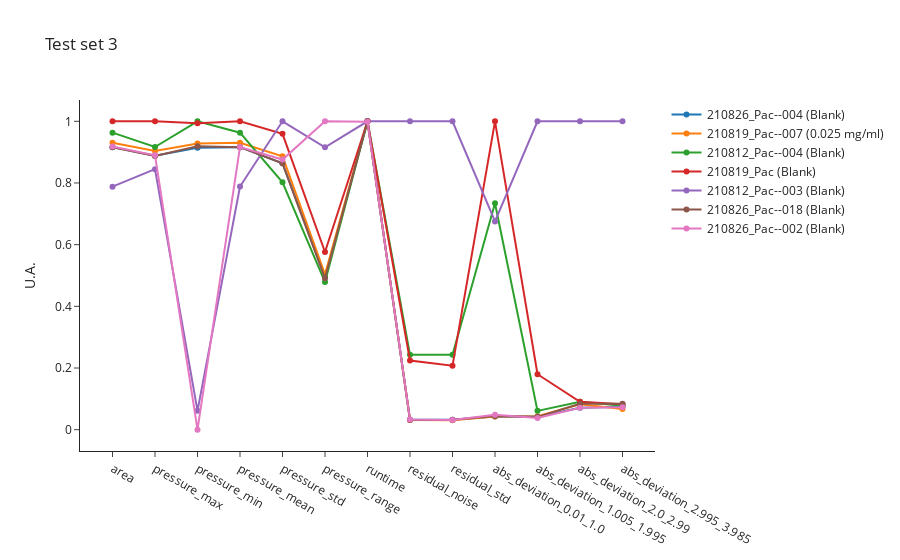
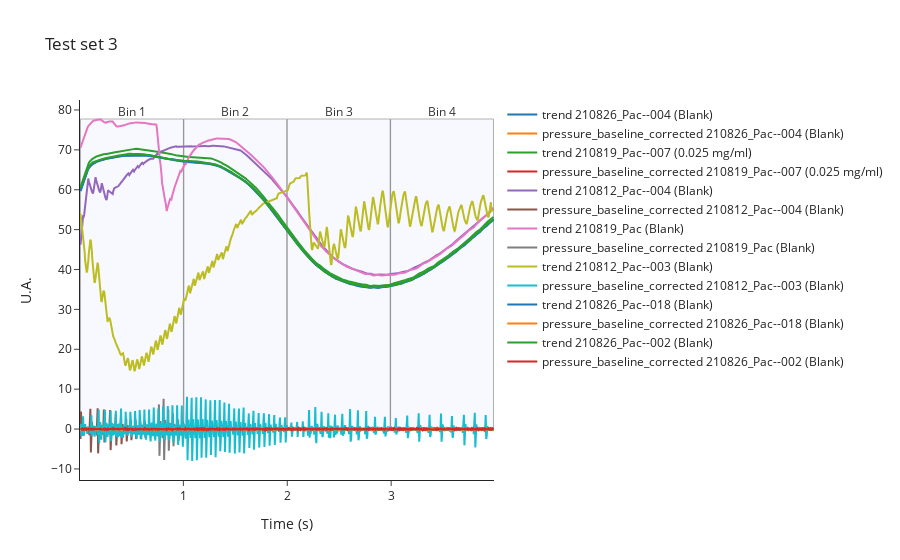
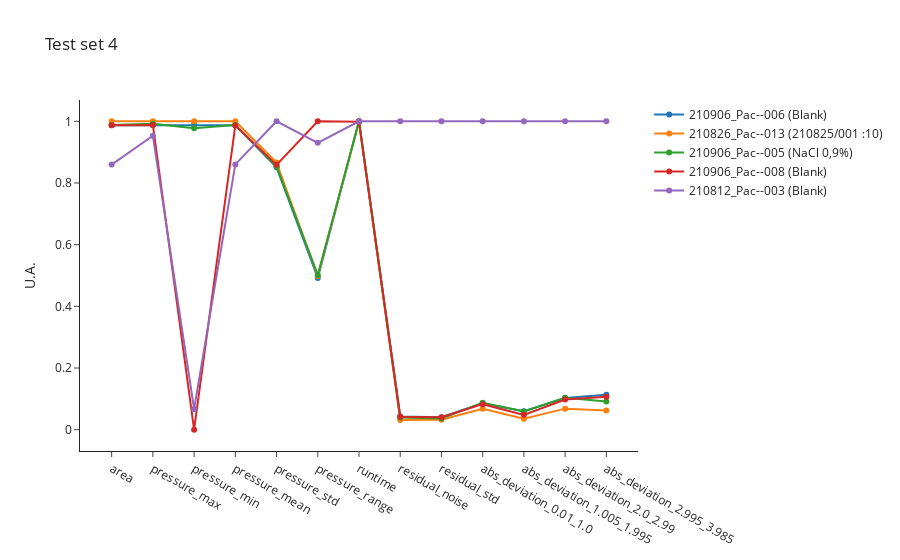
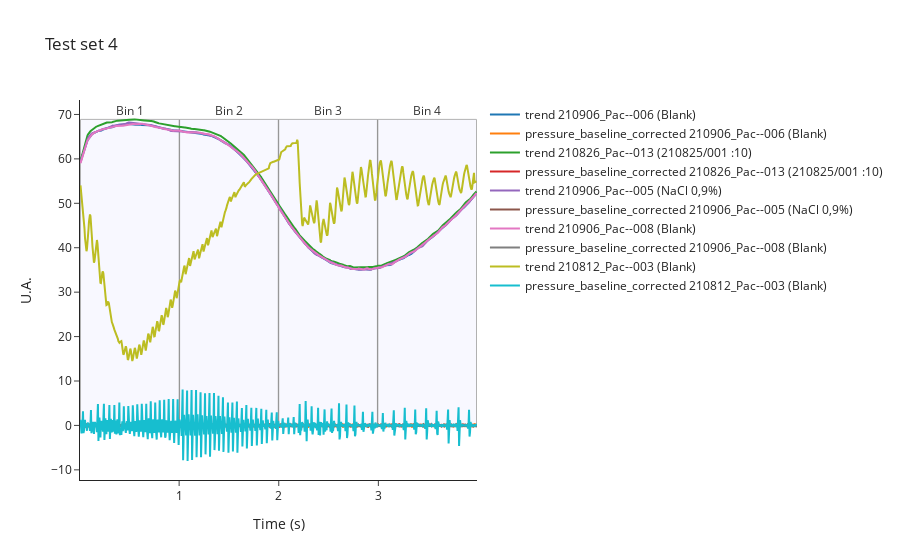

The code cell stored with these charts, in order, in its notebook:
### Code cell
import random
for i in [3, 4, 5]:
    test_indices = random.sample(test_source_indices, random.randint(5, 8))
    print("Test set ", i ,  " indices: ", test_indices)

    test_data = ana.get_features(test_indices)
    test_metadata = ana.get_metadata(test_indices)
    test_data.to_csv(f"dev/test{i}_features.csv", index=False)
    test_metadata.to_csv(f"dev/test{i}_metadata.csv", index=False)

    fig_test_curves=ana.plot_pressure_curves(indices = test_indices)
    fig_test_curves.update_layout(showlegend=False)
    fig_test_curves.write_image(f"dev/figures/fig_test{i}_curves.png", width=1000, height= 350, scale = 3)
    #fig_test_curves.update_layout(showlegend=True)
    #fig_test_curves.show()

    fig_test_features=ana.plot_features(indices = test_indices)
    fig_test_features.update_layout(showlegend=False)
    fig_test_features.write_image(f"dev/figures/fig_test{i}_features.png", width=1100, height= 350, scale = 3)
    fig_test_features.update_layout(title=f"Test set {i}", showlegend=True)
    fig_test_features.show()
    
    fig_test_features_raw = ana.plot_features_raw(indices = test_indices)
    fig_test_features_raw.update_layout(showlegend=False)
    fig_test_features_raw.write_image(f"dev/figures/fig_test{i}_features_raw.png", width=1100, height= 350, scale = 3)
    fig_test_features_raw.update_layout(title=f"Test set {i}", showlegend=True)
    fig_test_features_raw.show()

### Figure 1 — Plotly figure (JSON) as saved in the notebook; plotly's stock layout.template omitted (floating-point values rounded to 4 significant figures)
{"data": [{"hovertemplate": "<b>index: </b>152<br><b>name: </b>210826_Pac--004<br><b>path: </b>C:/Users/Sandeep/Desktop/ExtractedSignals\\210826_Pac 2021-08-26 16-15-14\\210826_Pac--004.D<br><b>batch: </b>210826_Pac 2021-08-26 16-15-14<br><b>batch_position: </b>4<br><b>idle_time: </b>39.0<br><b>sample: </b>Blank<br><b>method: </b>SAA_411_Pac.M<br><b>timestamp: </b>2021-08-26 16:29:33<br><b>detector: </b>G7110B<br><b>pump: </b>G7110B<br><b>start_time: </b>2021-08-26 16:30:06<br><b>end_time: </b>2021-08-26 16:34:07<br><b>runtime: </b>239.7000000000036<br><b>x: </b>%{x}<br><b>y: </b>%{y}<extra></extra>", "mode": "markers+lines", "name": "210826_Pac--004 (Blank)", "text": "<b>index: </b>152<br><b>name: </b>210826_Pac--004<br><b>path: </b>C:/Users/Sandeep/Desktop/ExtractedSignals\\210826_Pac 2021-08-26 16-15-14\\210826_Pac--004.D<br><b>batch: </b>210826_Pac 2021-08-26 16-15-14<br><b>batch_position: </b>4<br><b>idle_time: </b>39.0<br><b>sample: </b>Blank<br><b>method: </b>SAA_411_Pac.M<br><b>timestamp: </b>2021-08-26 16:29:33<br><b>detector: </b>G7110B<br><b>pump: </b>G7110B<br><b>start_time: </b>2021-08-26 16:30:06<br><b>end_time: </b>2021-08-26 16:34:07<br><b>runtime: </b>239.7000000000036", "type": "scatter", "x": ["area", "pressure_max", "pressure_min", "pressure_mean", "pressure_std", "pressure_range", "runtime", "residual_noise", "residual_std", "abs_deviation_0.01_1.0", "abs_deviation_1.005_1.995", "abs_deviation_2.0_2.99", "abs_deviation_2.995_3.985"], "y": [0.9163, 0.8885, 0.9142, 0.9161, 0.864, 0.4945, 1, 0.03262, 0.03191, 0.04298, 0.04184, 0.07091, 0.07406]}, {"hovertemplate": "<b>index: </b>122<br><b>name: </b>210819_Pac--007<br><b>path: </b>C:/Users/Sandeep/Desktop/ExtractedSignals\\210819_Pac 2021-08-19 15-50-49\\210819_Pac--007.D<br><b>batch: </b>210819_Pac 2021-08-19 15-50-49<br><b>batch_position: </b>7<br><b>idle_time: </b>39.0<br><b>sample: </b>0.025 mg/ml<br><b>method: </b>SAA_411_Pac.M<br><b>timestamp: </b>2021-08-19 16:20:45<br><b>detector: </b>G1315C<br><b>pump: </b>G7110B<br><b>start_time: </b>2021-08-19 16:21:19<br><b>end_time: </b>2021-08-19 16:25:19<br><b>runtime: </b>239.7000000000036<br><b>x: </b>%{x}<br><b>y: </b>%{y}<extra></extra>", "mode": "markers+lines", "name": "210819_Pac--007 (0.025 mg/ml)", "text": "<b>index: </b>122<br><b>name: </b>210819_Pac--007<br><b>path: </b>C:/Users/Sandeep/Desktop/ExtractedSignals\\210819_Pac 2021-08-19 15-50-49\\210819_Pac--007.D<br><b>batch: </b>210819_Pac 2021-08-19 15-50-49<br><b>batch_position: </b>7<br><b>idle_time: </b>39.0<br><b>sample: </b>0.025 mg/ml<br><b>method: </b>SAA_411_Pac.M<br><b>timestamp: </b>2021-08-19 16:20:45<br><b>detector: </b>G1315C<br><b>pump: </b>G7110B<br><b>start_time: </b>2021-08-19 16:21:19<br><b>end_time: </b>2021-08-19 16:25:19<br><b>runtime: </b>239.7000000000036", "type": "scatter", "x": ["area", "pressure_max", "pressure_min", "pressure_mean", "pressure_std", "pressure_range", "runtime", "residual_noise", "residual_std", "abs_deviation_0.01_1.0", "abs_deviation_1.005_1.995", "abs_deviation_2.0_2.99", "abs_deviation_2.995_3.985"], "y": [0.9307, 0.9039, 0.9283, 0.9305, 0.8864, 0.504, 1, 0.0318, 0.03091, 0.04258, 0.04358, 0.08216, 0.06699]}, {"hovertemplate": "<b>index: </b>17<br><b>name: </b>210812_Pac--004<br><b>path: </b>C:/Users/Sandeep/Desktop/ExtractedSignals\\210812_Pac 2021-08-12 10-30-07\\210812_Pac--004.D<br><b>batch: </b>210812_Pac 2021-08-12 10-30-07<br><b>batch_position: </b>4<br><b>idle_time: </b>39.0<br><b>sample: </b>Blank<br><b>method: </b>SAA_411_Pac.M<br><b>timestamp: </b>2021-08-12 10:45:44<br><b>detector: </b>G1315C<br><b>pump: </b>G7110B<br><b>start_time: </b>2021-08-12 10:46:18<br><b>end_time: </b>2021-08-12 10:50:18<br><b>runtime: </b>239.7000000000036<br><b>x: </b>%{x}<br><b>y: </b>%{y}<extra></extra>", "mode": "markers+lines", "name": "210812_Pac--004 (Blank)", "text": "<b>index: </b>17<br><b>name: </b>210812_Pac--004<br><b>path: </b>C:/Users/Sandeep/Desktop/ExtractedSignals\\210812_Pac 2021-08-12 10-30-07\\210812_Pac--004.D<br><b>batch: </b>210812_Pac 2021-08-12 10-30-07<br><b>batch_position: </b>4<br><b>idle_time: </b>39.0<br><b>sample: </b>Blank<br><b>method: </b>SAA_411_Pac.M<br><b>timestamp: </b>2021-08-12 10:45:44<br><b>detector: </b>G1315C<br><b>pump: </b>G7110B<br><b>start_time: </b>2021-08-12 10:46:18<br><b>end_time: </b>2021-08-12 10:50:18<br><b>runtime: </b>239.7000000000036", "type": "scatter", "x": ["area", "pressure_max", "pressure_min", "pressure_mean", "pressure_std", "pressure_range", "runtime", "residual_noise", "residual_std", "abs_deviation_0.01_1.0", "abs_deviation_1.005_1.995", "abs_deviation_2.0_2.99", "abs_deviation_2.995_3.985"], "y": [0.9632, 0.9166, 1, 0.963, 0.8024, 0.4788, 1, 0.2428, 0.2433, 0.7343, 0.06108, 0.09036, 0.07806]}, {"hovertemplate": "<b>index: </b>116<br><b>name: </b>210819_Pac<br><b>path: </b>C:/Users/Sandeep/Desktop/ExtractedSignals\\210819_Pac 2021-08-19 15-50-49\\210819_Pac.D<br><b>batch: </b>210819_Pac 2021-08-19 15-50-49<br><b>batch_position: </b>1<br><b>idle_time: </b>163.0<br><b>sample: </b>Blank<br><b>method: </b>SAA_411_Pac.M<br><b>timestamp: </b>2021-08-19 15:50:54<br><b>detector: </b>G1315C<br><b>pump: </b>G7116B<br><b>start_time: </b>2021-08-19 15:53:24<br><b>end_time: </b>2021-08-19 15:57:24<br><b>runtime: </b>239.7000000000036<br><b>x: </b>%{x}<br><b>y: </b>%{y}<extra></extra>", "mode": "markers+lines", "name": "210819_Pac (Blank)", "text": "<b>index: </b>116<br><b>name: </b>210819_Pac<br><b>path: </b>C:/Users/Sandeep/Desktop/ExtractedSignals\\210819_Pac 2021-08-19 15-50-49\\210819_Pac.D<br><b>batch: </b>210819_Pac 2021-08-19 15-50-49<br><b>batch_position: </b>1<br><b>idle_time: </b>163.0<br><b>sample: </b>Blank<br><b>method: </b>SAA_411_Pac.M<br><b>timestamp: </b>2021-08-19 15:50:54<br><b>detector: </b>G1315C<br><b>pump: </b>G7116B<br><b>start_time: </b>2021-08-19 15:53:24<br><b>end_time: </b>2021-08-19 15:57:24<br><b>runtime: </b>239.7000000000036", "type": "scatter", "x": ["area", "pressure_max", "pressure_min", "pressure_mean", "pressure_std", "pressure_range", "runtime", "residual_noise", "residual_std", "abs_deviation_0.01_1.0", "abs_deviation_1.005_1.995", "abs_deviation_2.0_2.99", "abs_deviation_2.995_3.985"], "y": [1, 1, 0.9935, 1, 0.9592, 0.5761, 1, 0.2243, 0.2077, 1, 0.1797, 0.09046, 0.08261]}, {"hovertemplate": "<b>index: </b>16<br><b>name: </b>210812_Pac--003<br><b>path: </b>C:/Users/Sandeep/Desktop/ExtractedSignals\\210812_Pac 2021-08-12 10-30-07\\210812_Pac--003.D<br><b>batch: </b>210812_Pac 2021-08-12 10-30-07<br><b>batch_position: </b>3<br><b>idle_time: </b>39.0<br><b>sample: </b>Blank<br><b>method: </b>SAA_411_Pac.M<br><b>timestamp: </b>2021-08-12 10:41:05<br><b>detector: </b>G1315C<br><b>pump: </b>G7110B<br><b>start_time: </b>2021-08-12 10:41:39<br><b>end_time: </b>2021-08-12 10:45:39<br><b>runtime: </b>239.7000000000036<br><b>x: </b>%{x}<br><b>y: </b>%{y}<extra></extra>", "mode": "markers+lines", "name": "210812_Pac--003 (Blank)", "text": "<b>index: </b>16<br><b>name: </b>210812_Pac--003<br><b>path: </b>C:/Users/Sandeep/Desktop/ExtractedSignals\\210812_Pac 2021-08-12 10-30-07\\210812_Pac--003.D<br><b>batch: </b>210812_Pac 2021-08-12 10-30-07<br><b>batch_position: </b>3<br><b>idle_time: </b>39.0<br><b>sample: </b>Blank<br><b>method: </b>SAA_411_Pac.M<br><b>timestamp: </b>2021-08-12 10:41:05<br><b>detector: </b>G1315C<br><b>pump: </b>G7110B<br><b>start_time: </b>2021-08-12 10:41:39<br><b>end_time: </b>2021-08-12 10:45:39<br><b>runtime: </b>239.7000000000036", "type": "scatter", "x": ["area", "pressure_max", "pressure_min", "pressure_mean", "pressure_std", "pressure_range", "runtime", "residual_noise", "residual_std", "abs_deviation_0.01_1.0", "abs_deviation_1.005_1.995", "abs_deviation_2.0_2.99", "abs_deviation_2.995_3.985"], "y": [0.788, 0.8448, 0.06119, 0.7885, 1, 0.9155, 1, 1, 1, 0.6753, 1, 1, 1]}, {"hovertemplate": "<b>index: </b>166<br><b>name: </b>210826_Pac--018<br><b>path: </b>C:/Users/Sandeep/Desktop/ExtractedSignals\\210826_Pac 2021-08-26 16-15-14\\210826_Pac--018.D<br><b>batch: </b>210826_Pac 2021-08-26 16-15-14<br><b>batch_position: </b>18<br><b>idle_time: </b>40.0<br><b>sample: </b>Blank<br><b>method: </b>SAA_411_Pac.M<br><b>timestamp: </b>2021-08-26 17:34:52<br><b>detector: </b>G1315C<br><b>pump: </b>G7110B<br><b>start_time: </b>2021-08-26 17:35:26<br><b>end_time: </b>2021-08-26 17:39:26<br><b>runtime: </b>239.7000000000036<br><b>x: </b>%{x}<br><b>y: </b>%{y}<extra></extra>", "mode": "markers+lines", "name": "210826_Pac--018 (Blank)", "text": "<b>index: </b>166<br><b>name: </b>210826_Pac--018<br><b>path: </b>C:/Users/Sandeep/Desktop/ExtractedSignals\\210826_Pac 2021-08-26 16-15-14\\210826_Pac--018.D<br><b>batch: </b>210826_Pac 2021-08-26 16-15-14<br><b>batch_position: </b>18<br><b>idle_time: </b>40.0<br><b>sample: </b>Blank<br><b>method: </b>SAA_411_Pac.M<br><b>timestamp: </b>2021-08-26 17:34:52<br><b>detector: </b>G1315C<br><b>pump: </b>G7110B<br><b>start_time: </b>2021-08-26 17:35:26<br><b>end_time: </b>2021-08-26 17:39:26<br><b>runtime: </b>239.7000000000036", "type": "scatter", "x": ["area", "pressure_max", "pressure_min", "pressure_mean", "pressure_std", "pressure_range", "runtime", "residual_noise", "residual_std", "abs_deviation_0.01_1.0", "abs_deviation_1.005_1.995", "abs_deviation_2.0_2.99", "abs_deviation_2.995_3.985"], "y": [0.9161, 0.8876, 0.9189, 0.9161, 0.8637, 0.4909, 1, 0.03152, 0.03209, 0.04475, 0.04166, 0.08426, 0.08431]}, {"hovertemplate": "<b>index: </b>150<br><b>name: </b>210826_Pac--002<br><b>path: </b>C:/Users/Sandeep/Desktop/ExtractedSignals\\210826_Pac 2021-08-26 16-15-14\\210826_Pac--002.D<br><b>batch: </b>210826_Pac 2021-08-26 16-15-14<br><b>batch_position: </b>2<br><b>idle_time: </b>40.0<br><b>sample: </b>Blank<br><b>method: </b>SAA_411_Pac.M<br><b>timestamp: </b>2021-08-26 16:20:13<br><b>detector: </b>G7110B<br><b>pump: </b>G7110B<br><b>start_time: </b>2021-08-26 16:20:47<br><b>end_time: </b>2021-08-26 16:24:47<br><b>runtime: </b>239.40000000000362<br><b>x: </b>%{x}<br><b>y: </b>%{y}<extra></extra>", "mode": "markers+lines", "name": "210826_Pac--002 (Blank)", "text": "<b>index: </b>150<br><b>name: </b>210826_Pac--002<br><b>path: </b>C:/Users/Sandeep/Desktop/ExtractedSignals\\210826_Pac 2021-08-26 16-15-14\\210826_Pac--002.D<br><b>batch: </b>210826_Pac 2021-08-26 16-15-14<br><b>batch_position: </b>2<br><b>idle_time: </b>40.0<br><b>sample: </b>Blank<br><b>method: </b>SAA_411_Pac.M<br><b>timestamp: </b>2021-08-26 16:20:13<br><b>detector: </b>G7110B<br><b>pump: </b>G7110B<br><b>start_time: </b>2021-08-26 16:20:47<br><b>end_time: </b>2021-08-26 16:24:47<br><b>runtime: </b>239.40000000000362", "type": "scatter", "x": ["area", "pressure_max", "pressure_min", "pressure_mean", "pressure_std", "pressure_range", "runtime", "residual_noise", "residual_std", "abs_deviation_0.01_1.0", "abs_deviation_1.005_1.995", "abs_deviation_2.0_2.99", "abs_deviation_2.995_3.985"], "y": [0.9182, 0.8899, 0, 0.9169, 0.8761, 1, 0.9987, 0.03322, 0.03179, 0.04856, 0.03778, 0.07107, 0.07263]}], "layout": {"showlegend": true, "title": {"text": "Test set 3"}, "xaxis": {"title": {}}, "yaxis": {"title": {"text": "U.A."}}}}

### Figure 2 — Plotly figure (JSON) as saved in the notebook; plotly's stock layout.template omitted (floating-point values rounded to 4 significant figures; data arrays with more than 128 entries replaced by an {"elided": "..."} marker saying what was removed)
{"data": [{"mode": "lines", "name": "trend 210826_Pac--004 (Blank)", "text": "152. 210826_Pac--004 (Blank)<br>Batch: 210826_Pac 2021-08-26 16-15-14<br>Method: SAA_411_Pac.M", "type": "scatter", "x": {"elided": "796 float values"}, "y": {"elided": "796 float values"}}, {"mode": "lines", "name": "pressure_baseline_corrected 210826_Pac--004 (Blank)", "text": "152. 210826_Pac--004 (Blank)<br>Batch: 210826_Pac 2021-08-26 16-15-14<br>Method: SAA_411_Pac.M", "type": "scatter", "x": {"elided": "796 float values"}, "y": {"elided": "796 float values"}}, {"mode": "lines", "name": "trend 210819_Pac--007 (0.025 mg/ml)", "text": "122. 210819_Pac--007 (0.025 mg/ml)<br>Batch: 210819_Pac 2021-08-19 15-50-49<br>Method: SAA_411_Pac.M", "type": "scatter", "x": {"elided": "796 float values"}, "y": {"elided": "796 float values"}}, {"mode": "lines", "name": "pressure_baseline_corrected 210819_Pac--007 (0.025 mg/ml)", "text": "122. 210819_Pac--007 (0.025 mg/ml)<br>Batch: 210819_Pac 2021-08-19 15-50-49<br>Method: SAA_411_Pac.M", "type": "scatter", "x": {"elided": "796 float values"}, "y": {"elided": "796 float values"}}, {"mode": "lines", "name": "trend 210812_Pac--004 (Blank)", "text": "17. 210812_Pac--004 (Blank)<br>Batch: 210812_Pac 2021-08-12 10-30-07<br>Method: SAA_411_Pac.M", "type": "scatter", "x": {"elided": "796 float values"}, "y": {"elided": "796 float values"}}, {"mode": "lines", "name": "pressure_baseline_corrected 210812_Pac--004 (Blank)", "text": "17. 210812_Pac--004 (Blank)<br>Batch: 210812_Pac 2021-08-12 10-30-07<br>Method: SAA_411_Pac.M", "type": "scatter", "x": {"elided": "796 float values"}, "y": {"elided": "796 float values"}}, {"mode": "lines", "name": "trend 210819_Pac (Blank)", "text": "116. 210819_Pac (Blank)<br>Batch: 210819_Pac 2021-08-19 15-50-49<br>Method: SAA_411_Pac.M", "type": "scatter", "x": {"elided": "796 float values"}, "y": {"elided": "796 float values"}}, {"mode": "lines", "name": "pressure_baseline_corrected 210819_Pac (Blank)", "text": "116. 210819_Pac (Blank)<br>Batch: 210819_Pac 2021-08-19 15-50-49<br>Method: SAA_411_Pac.M", "type": "scatter", "x": {"elided": "796 float values"}, "y": {"elided": "796 float values"}}, {"mode": "lines", "name": "trend 210812_Pac--003 (Blank)", "text": "16. 210812_Pac--003 (Blank)<br>Batch: 210812_Pac 2021-08-12 10-30-07<br>Method: SAA_411_Pac.M", "type": "scatter", "x": {"elided": "796 float values"}, "y": {"elided": "796 float values"}}, {"mode": "lines", "name": "pressure_baseline_corrected 210812_Pac--003 (Blank)", "text": "16. 210812_Pac--003 (Blank)<br>Batch: 210812_Pac 2021-08-12 10-30-07<br>Method: SAA_411_Pac.M", "type": "scatter", "x": {"elided": "796 float values"}, "y": {"elided": "796 float values"}}, {"mode": "lines", "name": "trend 210826_Pac--018 (Blank)", "text": "166. 210826_Pac--018 (Blank)<br>Batch: 210826_Pac 2021-08-26 16-15-14<br>Method: SAA_411_Pac.M", "type": "scatter", "x": {"elided": "796 float values"}, "y": {"elided": "796 float values"}}, {"mode": "lines", "name": "pressure_baseline_corrected 210826_Pac--018 (Blank)", "text": "166. 210826_Pac--018 (Blank)<br>Batch: 210826_Pac 2021-08-26 16-15-14<br>Method: SAA_411_Pac.M", "type": "scatter", "x": {"elided": "796 float values"}, "y": {"elided": "796 float values"}}, {"mode": "lines", "name": "trend 210826_Pac--002 (Blank)", "text": "150. 210826_Pac--002 (Blank)<br>Batch: 210826_Pac 2021-08-26 16-15-14<br>Method: SAA_411_Pac.M", "type": "scatter", "x": {"elided": "796 float values"}, "y": {"elided": "796 float values"}}, {"mode": "lines", "name": "pressure_baseline_corrected 210826_Pac--002 (Blank)", "text": "150. 210826_Pac--002 (Blank)<br>Batch: 210826_Pac 2021-08-26 16-15-14<br>Method: SAA_411_Pac.M", "type": "scatter", "x": {"elided": "796 float values"}, "y": {"elided": "796 float values"}}], "layout": {"annotations": [{"align": "center", "font": {"color": "black", "size": 12}, "hovertext": "Entries between time: 0.01 and 1.0", "opacity": 0.8, "showarrow": false, "text": "<br>Bin 1<br>", "x": 0.505, "y": 79.74}, {"align": "center", "font": {"color": "black", "size": 12}, "hovertext": "Entries between time: 1.005 and 1.995", "opacity": 0.8, "showarrow": false, "text": "<br>Bin 2<br>", "x": 1.5, "y": 79.74}, {"align": "center", "font": {"color": "black", "size": 12}, "hovertext": "Entries between time: 2.0 and 2.99", "opacity": 0.8, "showarrow": false, "text": "<br>Bin 3<br>", "x": 2.495, "y": 79.74}, {"align": "center", "font": {"color": "black", "size": 12}, "hovertext": "Entries between time: 2.995 and 3.985", "opacity": 0.8, "showarrow": false, "text": "<br>Bin 4<br>", "x": 3.49, "y": 79.74}], "shapes": [{"fillcolor": "rgba(200,200,255,0.4)", "layer": "below", "line": {"width": 1}, "type": "rect", "x0": 0.01, "x1": 1, "y0": 0, "y1": 77.74}, {"fillcolor": "rgba(200,200,255,0.4)", "layer": "below", "line": {"width": 1}, "type": "rect", "x0": 1.005, "x1": 1.995, "y0": 0, "y1": 77.74}, {"fillcolor": "rgba(200,200,255,0.4)", "layer": "below", "line": {"width": 1}, "type": "rect", "x0": 2, "x1": 2.99, "y0": 0, "y1": 77.74}, {"fillcolor": "rgba(200,200,255,0.4)", "layer": "below", "line": {"width": 1}, "type": "rect", "x0": 2.995, "x1": 3.985, "y0": 0, "y1": 77.74}], "showlegend": true, "title": {"text": "Test set 3"}, "xaxis": {"title": {"text": "Time (s)"}}, "yaxis": {"title": {"text": "U.A."}}}}

### Figure 3 — Plotly figure (JSON) as saved in the notebook; plotly's stock layout.template omitted (floating-point values rounded to 4 significant figures)
{"data": [{"hovertemplate": "<b>index: </b>239<br><b>name: </b>210906_Pac--006<br><b>path: </b>C:/Users/Sandeep/Desktop/ExtractedSignals\\210906_Pac 2021-09-06 11-09-22\\210906_Pac--006.D<br><b>batch: </b>210906_Pac 2021-09-06 11-09-22<br><b>batch_position: </b>6<br><b>idle_time: </b>39.0<br><b>sample: </b>Blank<br><b>method: </b>SAA_411_Pac.M<br><b>timestamp: </b>2021-09-06 11:32:57<br><b>detector: </b>G7110B<br><b>pump: </b>G7110B<br><b>start_time: </b>2021-09-06 11:33:30<br><b>end_time: </b>2021-09-06 11:37:31<br><b>runtime: </b>239.7000000000036<br><b>x: </b>%{x}<br><b>y: </b>%{y}<extra></extra>", "mode": "markers+lines", "name": "210906_Pac--006 (Blank)", "text": "<b>index: </b>239<br><b>name: </b>210906_Pac--006<br><b>path: </b>C:/Users/Sandeep/Desktop/ExtractedSignals\\210906_Pac 2021-09-06 11-09-22\\210906_Pac--006.D<br><b>batch: </b>210906_Pac 2021-09-06 11-09-22<br><b>batch_position: </b>6<br><b>idle_time: </b>39.0<br><b>sample: </b>Blank<br><b>method: </b>SAA_411_Pac.M<br><b>timestamp: </b>2021-09-06 11:32:57<br><b>detector: </b>G7110B<br><b>pump: </b>G7110B<br><b>start_time: </b>2021-09-06 11:33:30<br><b>end_time: </b>2021-09-06 11:37:31<br><b>runtime: </b>239.7000000000036", "type": "scatter", "x": ["area", "pressure_max", "pressure_min", "pressure_mean", "pressure_std", "pressure_range", "runtime", "residual_noise", "residual_std", "abs_deviation_0.01_1.0", "abs_deviation_1.005_1.995", "abs_deviation_2.0_2.99", "abs_deviation_2.995_3.985"], "y": [0.9872, 0.9876, 0.988, 0.9873, 0.8507, 0.4919, 1, 0.04284, 0.04063, 0.08561, 0.05975, 0.103, 0.1137]}, {"hovertemplate": "<b>index: </b>161<br><b>name: </b>210826_Pac--013<br><b>path: </b>C:/Users/Sandeep/Desktop/ExtractedSignals\\210826_Pac 2021-08-26 16-15-14\\210826_Pac--013.D<br><b>batch: </b>210826_Pac 2021-08-26 16-15-14<br><b>batch_position: </b>13<br><b>idle_time: </b>40.0<br><b>sample: </b>210825/001 :10<br><b>method: </b>SAA_411_Pac.M<br><b>timestamp: </b>2021-08-26 17:11:32<br><b>detector: </b>G1315C<br><b>pump: </b>G7110B<br><b>start_time: </b>2021-08-26 17:12:07<br><b>end_time: </b>2021-08-26 17:16:07<br><b>runtime: </b>239.7000000000036<br><b>x: </b>%{x}<br><b>y: </b>%{y}<extra></extra>", "mode": "markers+lines", "name": "210826_Pac--013 (210825/001 :10)", "text": "<b>index: </b>161<br><b>name: </b>210826_Pac--013<br><b>path: </b>C:/Users/Sandeep/Desktop/ExtractedSignals\\210826_Pac 2021-08-26 16-15-14\\210826_Pac--013.D<br><b>batch: </b>210826_Pac 2021-08-26 16-15-14<br><b>batch_position: </b>13<br><b>idle_time: </b>40.0<br><b>sample: </b>210825/001 :10<br><b>method: </b>SAA_411_Pac.M<br><b>timestamp: </b>2021-08-26 17:11:32<br><b>detector: </b>G1315C<br><b>pump: </b>G7110B<br><b>start_time: </b>2021-08-26 17:12:07<br><b>end_time: </b>2021-08-26 17:16:07<br><b>runtime: </b>239.7000000000036", "type": "scatter", "x": ["area", "pressure_max", "pressure_min", "pressure_mean", "pressure_std", "pressure_range", "runtime", "residual_noise", "residual_std", "abs_deviation_0.01_1.0", "abs_deviation_1.005_1.995", "abs_deviation_2.0_2.99", "abs_deviation_2.995_3.985"], "y": [1, 1, 1, 1, 0.8663, 0.4984, 1, 0.03161, 0.03238, 0.06773, 0.03553, 0.06828, 0.06266]}, {"hovertemplate": "<b>index: </b>238<br><b>name: </b>210906_Pac--005<br><b>path: </b>C:/Users/Sandeep/Desktop/ExtractedSignals\\210906_Pac 2021-09-06 11-09-22\\210906_Pac--005.D<br><b>batch: </b>210906_Pac 2021-09-06 11-09-22<br><b>batch_position: </b>5<br><b>idle_time: </b>38.0<br><b>sample: </b>NaCl 0,9%<br><b>method: </b>SAA_411_Pac.M<br><b>timestamp: </b>2021-09-06 11:28:17<br><b>detector: </b>G1315C<br><b>pump: </b>G7116B<br><b>start_time: </b>2021-09-06 11:28:51<br><b>end_time: </b>2021-09-06 11:32:51<br><b>runtime: </b>239.7000000000036<br><b>x: </b>%{x}<br><b>y: </b>%{y}<extra></extra>", "mode": "markers+lines", "name": "210906_Pac--005 (NaCl 0,9%)", "text": "<b>index: </b>238<br><b>name: </b>210906_Pac--005<br><b>path: </b>C:/Users/Sandeep/Desktop/ExtractedSignals\\210906_Pac 2021-09-06 11-09-22\\210906_Pac--005.D<br><b>batch: </b>210906_Pac 2021-09-06 11-09-22<br><b>batch_position: </b>5<br><b>idle_time: </b>38.0<br><b>sample: </b>NaCl 0,9%<br><b>method: </b>SAA_411_Pac.M<br><b>timestamp: </b>2021-09-06 11:28:17<br><b>detector: </b>G1315C<br><b>pump: </b>G7116B<br><b>start_time: </b>2021-09-06 11:28:51<br><b>end_time: </b>2021-09-06 11:32:51<br><b>runtime: </b>239.7000000000036", "type": "scatter", "x": ["area", "pressure_max", "pressure_min", "pressure_mean", "pressure_std", "pressure_range", "runtime", "residual_noise", "residual_std", "abs_deviation_0.01_1.0", "abs_deviation_1.005_1.995", "abs_deviation_2.0_2.99", "abs_deviation_2.995_3.985"], "y": [0.9881, 0.992, 0.9778, 0.9881, 0.8533, 0.5018, 1, 0.03933, 0.0364, 0.08735, 0.05886, 0.1037, 0.09182]}, {"hovertemplate": "<b>index: </b>241<br><b>name: </b>210906_Pac--008<br><b>path: </b>C:/Users/Sandeep/Desktop/ExtractedSignals\\210906_Pac 2021-09-06 11-09-22\\210906_Pac--008.D<br><b>batch: </b>210906_Pac 2021-09-06 11-09-22<br><b>batch_position: </b>8<br><b>idle_time: </b>39.0<br><b>sample: </b>Blank<br><b>method: </b>SAA_411_Pac.M<br><b>timestamp: </b>2021-09-06 11:42:15<br><b>detector: </b>G1315C<br><b>pump: </b>G7110B<br><b>start_time: </b>2021-09-06 11:42:48<br><b>end_time: </b>2021-09-06 11:46:49<br><b>runtime: </b>239.40000000000362<br><b>x: </b>%{x}<br><b>y: </b>%{y}<extra></extra>", "mode": "markers+lines", "name": "210906_Pac--008 (Blank)", "text": "<b>index: </b>241<br><b>name: </b>210906_Pac--008<br><b>path: </b>C:/Users/Sandeep/Desktop/ExtractedSignals\\210906_Pac 2021-09-06 11-09-22\\210906_Pac--008.D<br><b>batch: </b>210906_Pac 2021-09-06 11-09-22<br><b>batch_position: </b>8<br><b>idle_time: </b>39.0<br><b>sample: </b>Blank<br><b>method: </b>SAA_411_Pac.M<br><b>timestamp: </b>2021-09-06 11:42:15<br><b>detector: </b>G1315C<br><b>pump: </b>G7110B<br><b>start_time: </b>2021-09-06 11:42:48<br><b>end_time: </b>2021-09-06 11:46:49<br><b>runtime: </b>239.40000000000362", "type": "scatter", "x": ["area", "pressure_max", "pressure_min", "pressure_mean", "pressure_std", "pressure_range", "runtime", "residual_noise", "residual_std", "abs_deviation_0.01_1.0", "abs_deviation_1.005_1.995", "abs_deviation_2.0_2.99", "abs_deviation_2.995_3.985"], "y": [0.9876, 0.9883, 0, 0.9864, 0.8588, 1, 0.9987, 0.0421, 0.04021, 0.08281, 0.04814, 0.09777, 0.1069]}, {"hovertemplate": "<b>index: </b>16<br><b>name: </b>210812_Pac--003<br><b>path: </b>C:/Users/Sandeep/Desktop/ExtractedSignals\\210812_Pac 2021-08-12 10-30-07\\210812_Pac--003.D<br><b>batch: </b>210812_Pac 2021-08-12 10-30-07<br><b>batch_position: </b>3<br><b>idle_time: </b>39.0<br><b>sample: </b>Blank<br><b>method: </b>SAA_411_Pac.M<br><b>timestamp: </b>2021-08-12 10:41:05<br><b>detector: </b>G1315C<br><b>pump: </b>G7110B<br><b>start_time: </b>2021-08-12 10:41:39<br><b>end_time: </b>2021-08-12 10:45:39<br><b>runtime: </b>239.7000000000036<br><b>x: </b>%{x}<br><b>y: </b>%{y}<extra></extra>", "mode": "markers+lines", "name": "210812_Pac--003 (Blank)", "text": "<b>index: </b>16<br><b>name: </b>210812_Pac--003<br><b>path: </b>C:/Users/Sandeep/Desktop/ExtractedSignals\\210812_Pac 2021-08-12 10-30-07\\210812_Pac--003.D<br><b>batch: </b>210812_Pac 2021-08-12 10-30-07<br><b>batch_position: </b>3<br><b>idle_time: </b>39.0<br><b>sample: </b>Blank<br><b>method: </b>SAA_411_Pac.M<br><b>timestamp: </b>2021-08-12 10:41:05<br><b>detector: </b>G1315C<br><b>pump: </b>G7110B<br><b>start_time: </b>2021-08-12 10:41:39<br><b>end_time: </b>2021-08-12 10:45:39<br><b>runtime: </b>239.7000000000036", "type": "scatter", "x": ["area", "pressure_max", "pressure_min", "pressure_mean", "pressure_std", "pressure_range", "runtime", "residual_noise", "residual_std", "abs_deviation_0.01_1.0", "abs_deviation_1.005_1.995", "abs_deviation_2.0_2.99", "abs_deviation_2.995_3.985"], "y": [0.8596, 0.9532, 0.06674, 0.8603, 1, 0.9303, 1, 1, 1, 1, 1, 1, 1]}], "layout": {"showlegend": true, "title": {"text": "Test set 4"}, "xaxis": {"title": {}}, "yaxis": {"title": {"text": "U.A."}}}}

### Figure 4 — Plotly figure (JSON) as saved in the notebook; plotly's stock layout.template omitted (floating-point values rounded to 4 significant figures; data arrays with more than 128 entries replaced by an {"elided": "..."} marker saying what was removed)
{"data": [{"mode": "lines", "name": "trend 210906_Pac--006 (Blank)", "text": "239. 210906_Pac--006 (Blank)<br>Batch: 210906_Pac 2021-09-06 11-09-22<br>Method: SAA_411_Pac.M", "type": "scatter", "x": {"elided": "796 float values"}, "y": {"elided": "796 float values"}}, {"mode": "lines", "name": "pressure_baseline_corrected 210906_Pac--006 (Blank)", "text": "239. 210906_Pac--006 (Blank)<br>Batch: 210906_Pac 2021-09-06 11-09-22<br>Method: SAA_411_Pac.M", "type": "scatter", "x": {"elided": "796 float values"}, "y": {"elided": "796 float values"}}, {"mode": "lines", "name": "trend 210826_Pac--013 (210825/001 :10)", "text": "161. 210826_Pac--013 (210825/001 :10)<br>Batch: 210826_Pac 2021-08-26 16-15-14<br>Method: SAA_411_Pac.M", "type": "scatter", "x": {"elided": "796 float values"}, "y": {"elided": "796 float values"}}, {"mode": "lines", "name": "pressure_baseline_corrected 210826_Pac--013 (210825/001 :10)", "text": "161. 210826_Pac--013 (210825/001 :10)<br>Batch: 210826_Pac 2021-08-26 16-15-14<br>Method: SAA_411_Pac.M", "type": "scatter", "x": {"elided": "796 float values"}, "y": {"elided": "796 float values"}}, {"mode": "lines", "name": "trend 210906_Pac--005 (NaCl 0,9%)", "text": "238. 210906_Pac--005 (NaCl 0,9%)<br>Batch: 210906_Pac 2021-09-06 11-09-22<br>Method: SAA_411_Pac.M", "type": "scatter", "x": {"elided": "796 float values"}, "y": {"elided": "796 float values"}}, {"mode": "lines", "name": "pressure_baseline_corrected 210906_Pac--005 (NaCl 0,9%)", "text": "238. 210906_Pac--005 (NaCl 0,9%)<br>Batch: 210906_Pac 2021-09-06 11-09-22<br>Method: SAA_411_Pac.M", "type": "scatter", "x": {"elided": "796 float values"}, "y": {"elided": "796 float values"}}, {"mode": "lines", "name": "trend 210906_Pac--008 (Blank)", "text": "241. 210906_Pac--008 (Blank)<br>Batch: 210906_Pac 2021-09-06 11-09-22<br>Method: SAA_411_Pac.M", "type": "scatter", "x": {"elided": "796 float values"}, "y": {"elided": "796 float values"}}, {"mode": "lines", "name": "pressure_baseline_corrected 210906_Pac--008 (Blank)", "text": "241. 210906_Pac--008 (Blank)<br>Batch: 210906_Pac 2021-09-06 11-09-22<br>Method: SAA_411_Pac.M", "type": "scatter", "x": {"elided": "796 float values"}, "y": {"elided": "796 float values"}}, {"mode": "lines", "name": "trend 210812_Pac--003 (Blank)", "text": "16. 210812_Pac--003 (Blank)<br>Batch: 210812_Pac 2021-08-12 10-30-07<br>Method: SAA_411_Pac.M", "type": "scatter", "x": {"elided": "796 float values"}, "y": {"elided": "796 float values"}}, {"mode": "lines", "name": "pressure_baseline_corrected 210812_Pac--003 (Blank)", "text": "16. 210812_Pac--003 (Blank)<br>Batch: 210812_Pac 2021-08-12 10-30-07<br>Method: SAA_411_Pac.M", "type": "scatter", "x": {"elided": "796 float values"}, "y": {"elided": "796 float values"}}], "layout": {"annotations": [{"align": "center", "font": {"color": "black", "size": 12}, "hovertext": "Entries between time: 0.01 and 1.0", "opacity": 0.8, "showarrow": false, "text": "<br>Bin 1<br>", "x": 0.505, "y": 70.89}, {"align": "center", "font": {"color": "black", "size": 12}, "hovertext": "Entries between time: 1.005 and 1.995", "opacity": 0.8, "showarrow": false, "text": "<br>Bin 2<br>", "x": 1.5, "y": 70.89}, {"align": "center", "font": {"color": "black", "size": 12}, "hovertext": "Entries between time: 2.0 and 2.99", "opacity": 0.8, "showarrow": false, "text": "<br>Bin 3<br>", "x": 2.495, "y": 70.89}, {"align": "center", "font": {"color": "black", "size": 12}, "hovertext": "Entries between time: 2.995 and 3.985", "opacity": 0.8, "showarrow": false, "text": "<br>Bin 4<br>", "x": 3.49, "y": 70.89}], "shapes": [{"fillcolor": "rgba(200,200,255,0.4)", "layer": "below", "line": {"width": 1}, "type": "rect", "x0": 0.01, "x1": 1, "y0": 0, "y1": 68.89}, {"fillcolor": "rgba(200,200,255,0.4)", "layer": "below", "line": {"width": 1}, "type": "rect", "x0": 1.005, "x1": 1.995, "y0": 0, "y1": 68.89}, {"fillcolor": "rgba(200,200,255,0.4)", "layer": "below", "line": {"width": 1}, "type": "rect", "x0": 2, "x1": 2.99, "y0": 0, "y1": 68.89}, {"fillcolor": "rgba(200,200,255,0.4)", "layer": "below", "line": {"width": 1}, "type": "rect", "x0": 2.995, "x1": 3.985, "y0": 0, "y1": 68.89}], "showlegend": true, "title": {"text": "Test set 4"}, "xaxis": {"title": {"text": "Time (s)"}}, "yaxis": {"title": {"text": "U.A."}}}}
